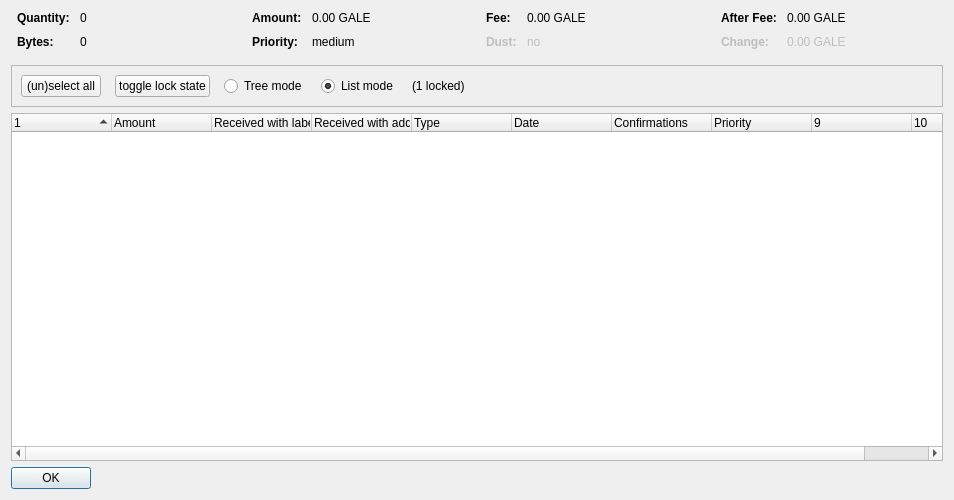
<?xml version="1.0" encoding="UTF-8"?>
<ui version="4.0">
 <class>CoinControlDialog</class>
 <widget class="QDialog" name="CoinControlDialog">
  <property name="geometry">
   <rect>
    <x>0</x>
    <y>0</y>
    <width>954</width>
    <height>500</height>
   </rect>
  </property>
  <property name="windowTitle">
   <string>Coin Selection</string>
  </property>
  <layout class="QVBoxLayout" name="verticalLayout">
   <item>
    <layout class="QHBoxLayout" name="horizontalLayoutTop" stretch="0,0,0,0">
     <property name="topMargin">
      <number>0</number>
     </property>
     <property name="bottomMargin">
      <number>10</number>
     </property>
     <item>
      <layout class="QFormLayout" name="formLayoutCoinControl1">
       <property name="horizontalSpacing">
        <number>10</number>
       </property>
       <property name="verticalSpacing">
        <number>10</number>
       </property>
       <property name="leftMargin">
        <number>6</number>
       </property>
       <property name="rightMargin">
        <number>6</number>
       </property>
       <item row="0" column="0">
        <widget class="QLabel" name="labelCoinControlQuantityText">
         <property name="font">
          <font>
           <weight>75</weight>
           <bold>true</bold>
          </font>
         </property>
         <property name="text">
          <string>Quantity:</string>
         </property>
        </widget>
       </item>
       <item row="0" column="1">
        <widget class="QLabel" name="labelCoinControlQuantity">
         <property name="cursor">
          <cursorShape>IBeamCursor</cursorShape>
         </property>
         <property name="contextMenuPolicy">
          <enum>Qt::ActionsContextMenu</enum>
         </property>
         <property name="text">
          <string notr="true">0</string>
         </property>
         <property name="textInteractionFlags">
          <set>Qt::LinksAccessibleByMouse|Qt::TextSelectableByKeyboard|Qt::TextSelectableByMouse</set>
         </property>
        </widget>
       </item>
       <item row="1" column="0">
        <widget class="QLabel" name="labelCoinControlBytesText">
         <property name="font">
          <font>
           <weight>75</weight>
           <bold>true</bold>
          </font>
         </property>
         <property name="text">
          <string>Bytes:</string>
         </property>
        </widget>
       </item>
       <item row="1" column="1">
        <widget class="QLabel" name="labelCoinControlBytes">
         <property name="cursor">
          <cursorShape>IBeamCursor</cursorShape>
         </property>
         <property name="contextMenuPolicy">
          <enum>Qt::ActionsContextMenu</enum>
         </property>
         <property name="text">
          <string notr="true">0</string>
         </property>
         <property name="textInteractionFlags">
          <set>Qt::LinksAccessibleByMouse|Qt::TextSelectableByKeyboard|Qt::TextSelectableByMouse</set>
         </property>
        </widget>
       </item>
      </layout>
     </item>
     <item>
      <layout class="QFormLayout" name="formLayoutCoinControl2">
       <property name="horizontalSpacing">
        <number>10</number>
       </property>
       <property name="verticalSpacing">
        <number>10</number>
       </property>
       <property name="leftMargin">
        <number>6</number>
       </property>
       <property name="rightMargin">
        <number>6</number>
       </property>
       <item row="0" column="0">
        <widget class="QLabel" name="labelCoinControlAmountText">
         <property name="font">
          <font>
           <weight>75</weight>
           <bold>true</bold>
          </font>
         </property>
         <property name="text">
          <string>Amount:</string>
         </property>
        </widget>
       </item>
       <item row="0" column="1">
        <widget class="QLabel" name="labelCoinControlAmount">
         <property name="cursor">
          <cursorShape>IBeamCursor</cursorShape>
         </property>
         <property name="contextMenuPolicy">
          <enum>Qt::ActionsContextMenu</enum>
         </property>
         <property name="text">
          <string notr="true">0.00 GALE</string>
         </property>
         <property name="textInteractionFlags">
          <set>Qt::LinksAccessibleByMouse|Qt::TextSelectableByKeyboard|Qt::TextSelectableByMouse</set>
         </property>
        </widget>
       </item>
       <item row="1" column="0">
        <widget class="QLabel" name="labelCoinControlPriorityText">
         <property name="font">
          <font>
           <weight>75</weight>
           <bold>true</bold>
          </font>
         </property>
         <property name="text">
          <string>Priority:</string>
         </property>
        </widget>
       </item>
       <item row="1" column="1">
        <widget class="QLabel" name="labelCoinControlPriority">
         <property name="cursor">
          <cursorShape>IBeamCursor</cursorShape>
         </property>
         <property name="contextMenuPolicy">
          <enum>Qt::ActionsContextMenu</enum>
         </property>
         <property name="text">
          <string>medium</string>
         </property>
         <property name="textInteractionFlags">
          <set>Qt::LinksAccessibleByMouse|Qt::TextSelectableByKeyboard|Qt::TextSelectableByMouse</set>
         </property>
        </widget>
       </item>
      </layout>
     </item>
     <item>
      <layout class="QFormLayout" name="formLayoutCoinControl3">
       <property name="horizontalSpacing">
        <number>10</number>
       </property>
       <property name="verticalSpacing">
        <number>10</number>
       </property>
       <property name="leftMargin">
        <number>6</number>
       </property>
       <property name="rightMargin">
        <number>6</number>
       </property>
       <item row="0" column="0">
        <widget class="QLabel" name="labelCoinControlFeeText">
         <property name="font">
          <font>
           <weight>75</weight>
           <bold>true</bold>
          </font>
         </property>
         <property name="text">
          <string>Fee:</string>
         </property>
        </widget>
       </item>
       <item row="0" column="1">
        <widget class="QLabel" name="labelCoinControlFee">
         <property name="cursor">
          <cursorShape>IBeamCursor</cursorShape>
         </property>
         <property name="contextMenuPolicy">
          <enum>Qt::ActionsContextMenu</enum>
         </property>
         <property name="text">
          <string notr="true">0.00 GALE</string>
         </property>
         <property name="textInteractionFlags">
          <set>Qt::LinksAccessibleByMouse|Qt::TextSelectableByKeyboard|Qt::TextSelectableByMouse</set>
         </property>
        </widget>
       </item>
       <item row="1" column="0">
        <widget class="QLabel" name="labelCoinControlLowOutputText">
         <property name="enabled">
          <bool>false</bool>
         </property>
         <property name="font">
          <font>
           <weight>75</weight>
           <bold>true</bold>
          </font>
         </property>
         <property name="text">
          <string>Dust:</string>
         </property>
        </widget>
       </item>
       <item row="1" column="1">
        <widget class="QLabel" name="labelCoinControlLowOutput">
         <property name="enabled">
          <bool>false</bool>
         </property>
         <property name="cursor">
          <cursorShape>IBeamCursor</cursorShape>
         </property>
         <property name="contextMenuPolicy">
          <enum>Qt::ActionsContextMenu</enum>
         </property>
         <property name="text">
          <string>no</string>
         </property>
         <property name="textInteractionFlags">
          <set>Qt::LinksAccessibleByMouse|Qt::TextSelectableByKeyboard|Qt::TextSelectableByMouse</set>
         </property>
        </widget>
       </item>
      </layout>
     </item>
     <item>
      <layout class="QFormLayout" name="formLayoutCoinControl4">
       <property name="horizontalSpacing">
        <number>10</number>
       </property>
       <property name="verticalSpacing">
        <number>10</number>
       </property>
       <property name="leftMargin">
        <number>6</number>
       </property>
       <property name="rightMargin">
        <number>6</number>
       </property>
       <item row="0" column="0">
        <widget class="QLabel" name="labelCoinControlAfterFeeText">
         <property name="font">
          <font>
           <weight>75</weight>
           <bold>true</bold>
          </font>
         </property>
         <property name="text">
          <string>After Fee:</string>
         </property>
        </widget>
       </item>
       <item row="0" column="1">
        <widget class="QLabel" name="labelCoinControlAfterFee">
         <property name="cursor">
          <cursorShape>IBeamCursor</cursorShape>
         </property>
         <property name="contextMenuPolicy">
          <enum>Qt::ActionsContextMenu</enum>
         </property>
         <property name="text">
          <string notr="true">0.00 GALE</string>
         </property>
         <property name="textInteractionFlags">
          <set>Qt::LinksAccessibleByMouse|Qt::TextSelectableByKeyboard|Qt::TextSelectableByMouse</set>
         </property>
        </widget>
       </item>
       <item row="1" column="0">
        <widget class="QLabel" name="labelCoinControlChangeText">
         <property name="enabled">
          <bool>false</bool>
         </property>
         <property name="font">
          <font>
           <weight>75</weight>
           <bold>true</bold>
          </font>
         </property>
         <property name="text">
          <string>Change:</string>
         </property>
        </widget>
       </item>
       <item row="1" column="1">
        <widget class="QLabel" name="labelCoinControlChange">
         <property name="enabled">
          <bool>false</bool>
         </property>
         <property name="cursor">
          <cursorShape>IBeamCursor</cursorShape>
         </property>
         <property name="contextMenuPolicy">
          <enum>Qt::ActionsContextMenu</enum>
         </property>
         <property name="text">
          <string notr="true">0.00 GALE</string>
         </property>
         <property name="textInteractionFlags">
          <set>Qt::LinksAccessibleByMouse|Qt::TextSelectableByKeyboard|Qt::TextSelectableByMouse</set>
         </property>
        </widget>
       </item>
      </layout>
     </item>
    </layout>
   </item>
   <item>
    <widget class="QFrame" name="frame">
     <property name="minimumSize">
      <size>
       <width>0</width>
       <height>40</height>
      </size>
     </property>
     <property name="frameShape">
      <enum>QFrame::StyledPanel</enum>
     </property>
     <property name="frameShadow">
      <enum>QFrame::Sunken</enum>
     </property>
     <layout class="QHBoxLayout" name="horizontalLayout">
      <item>
       <layout class="QHBoxLayout" name="horizontalLayoutPanel" stretch="0,0,0,0,0,0">
        <property name="spacing">
         <number>14</number>
        </property>
        <item>
         <widget class="QPushButton" name="pushButtonSelectAll">
          <property name="sizePolicy">
           <sizepolicy hsizetype="Maximum" vsizetype="Fixed">
            <horstretch>0</horstretch>
            <verstretch>0</verstretch>
           </sizepolicy>
          </property>
          <property name="text">
           <string>(un)select all</string>
          </property>
          <property name="autoDefault">
           <bool>false</bool>
          </property>
         </widget>
        </item>
        <item>
         <widget class="QPushButton" name="pushButtonToggleLock">
          <property name="sizePolicy">
           <sizepolicy hsizetype="Maximum" vsizetype="Fixed">
            <horstretch>0</horstretch>
            <verstretch>0</verstretch>
           </sizepolicy>
          </property>
          <property name="text">
           <string>toggle lock state</string>
          </property>
          <property name="autoDefault">
           <bool>false</bool>
          </property>
         </widget>
        </item>
        <item>
         <widget class="QRadioButton" name="radioTreeMode">
          <property name="sizePolicy">
           <sizepolicy hsizetype="Maximum" vsizetype="Fixed">
            <horstretch>0</horstretch>
            <verstretch>0</verstretch>
           </sizepolicy>
          </property>
          <property name="text">
           <string>Tree mode</string>
          </property>
         </widget>
        </item>
        <item>
         <widget class="QRadioButton" name="radioListMode">
          <property name="sizePolicy">
           <sizepolicy hsizetype="Maximum" vsizetype="Fixed">
            <horstretch>0</horstretch>
            <verstretch>0</verstretch>
           </sizepolicy>
          </property>
          <property name="text">
           <string>List mode</string>
          </property>
          <property name="checked">
           <bool>true</bool>
          </property>
         </widget>
        </item>
        <item>
         <widget class="QLabel" name="labelLocked">
          <property name="text">
           <string>(1 locked)</string>
          </property>
         </widget>
        </item>
        <item>
         <spacer name="horizontalSpacer">
          <property name="orientation">
           <enum>Qt::Horizontal</enum>
          </property>
          <property name="sizeHint" stdset="0">
           <size>
            <width>40</width>
            <height>20</height>
           </size>
          </property>
         </spacer>
        </item>
       </layout>
      </item>
     </layout>
    </widget>
   </item>
   <item>
    <widget class="CoinControlTreeWidget" name="treeWidget">
     <property name="contextMenuPolicy">
      <enum>Qt::CustomContextMenu</enum>
     </property>
     <property name="sortingEnabled">
      <bool>false</bool>
     </property>
     <property name="columnCount">
      <number>10</number>
     </property>
     <attribute name="headerShowSortIndicator" stdset="0">
      <bool>true</bool>
     </attribute>
     <attribute name="headerStretchLastSection">
      <bool>false</bool>
     </attribute>
     <column>
      <property name="text">
       <string/>
      </property>
     </column>
     <column>
      <property name="text">
       <string>Amount</string>
      </property>
     </column>
     <column>
      <property name="text">
       <string>Received with label</string>
      </property>
     </column>
     <column>
      <property name="text">
       <string>Received with address</string>
      </property>
     </column>
     <column>
      <property name="text">
       <string>Type</string>
      </property>
     </column>
     <column>
      <property name="text">
       <string>Date</string>
      </property>
     </column>
     <column>
      <property name="text">
       <string>Confirmations</string>
      </property>
      <property name="toolTip">
       <string>Confirmed</string>
      </property>
     </column>
     <column>
      <property name="text">
       <string>Priority</string>
      </property>
     </column>
     <column>
      <property name="text">
       <string/>
      </property>
     </column>
     <column>
      <property name="text">
       <string/>
      </property>
     </column>
    </widget>
   </item>
   <item>
    <widget class="QDialogButtonBox" name="buttonBox">
     <property name="sizePolicy">
      <sizepolicy hsizetype="Maximum" vsizetype="Fixed">
       <horstretch>0</horstretch>
       <verstretch>0</verstretch>
      </sizepolicy>
     </property>
     <property name="orientation">
      <enum>Qt::Horizontal</enum>
     </property>
     <property name="standardButtons">
      <set>QDialogButtonBox::Ok</set>
     </property>
    </widget>
   </item>
  </layout>
 </widget>
 <customwidgets>
  <customwidget>
   <class>CoinControlTreeWidget</class>
   <extends>QTreeWidget</extends>
   <header>coincontroltreewidget.h</header>
  </customwidget>
 </customwidgets>
 <resources/>
 <connections/>
</ui>
